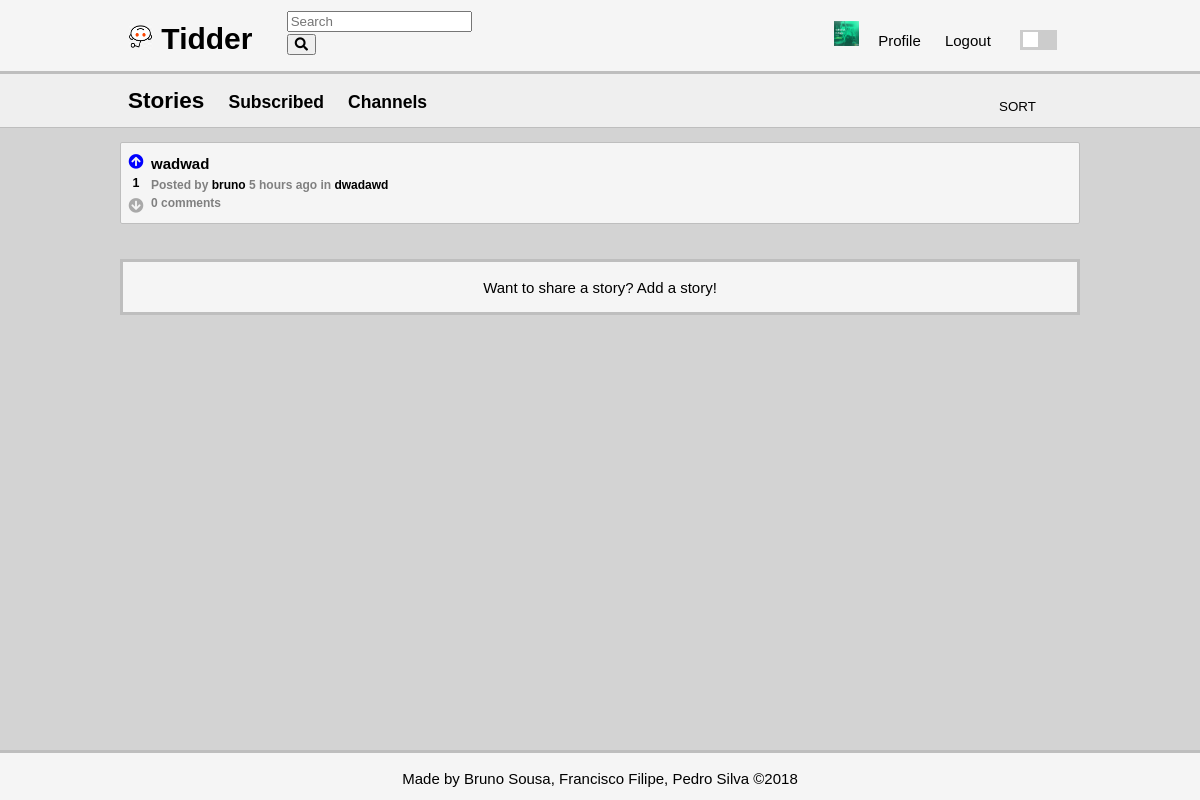
The app's page /pages/stories.php (signed in), older data.
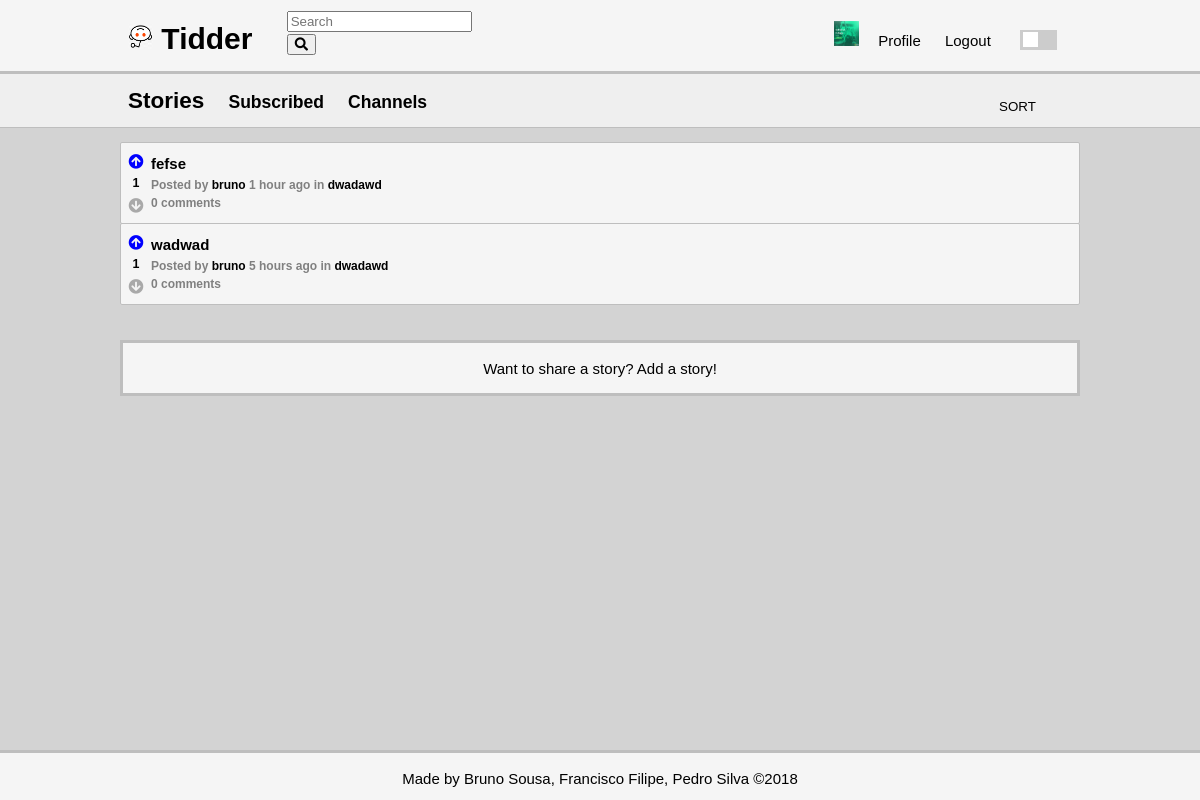
The same page, newer data.
### tables this page shows
CREATE TABLE opinion (
    opinion_id INTEGER NOT NULL PRIMARY KEY AUTOINCREMENT,
	parent_id INTEGER REFERENCES opinion(opinion_id),
    opinion_title VARCHAR,
    opinion_text VARCHAR NOT NULL,
	channel_id INTEGER REFERENCES channel,
	posted DATETIME NOT NULL,
    user_id INTEGER NOT NULL REFERENCES user
);

### pages/stories.php (called while the page is built, shortened)
<?php
	include_once('../includes/date.php');
	include_once('../database/db_story.php');
	include_once('../database/db_user.php');
	include_once('../database/db_vote.php');
	include_once('../templates/tpl_common.php');
	include_once('../templates/tpl_stories.php');
	if(isset($_GET['subscribed']) && $_GET['subscribed'] == 'true'){
		if(!isset($_SESSION['user_id']))
			die(header('Location: ../index.php'));
		$stories = array_reverse(getAllSubscribedStories($_SESSION['user_id']));
	}
	else $stories = array_reverse(getAllStories());
	$now = time();
	for($i = 0; $i < count($stories); $i++){
		$stories[$i]['username'] = getUserName($stories[$i]['user_id']);
		$stories[$i]['score'] = getScore($stories[$i]['opinion_id']);
		$stories[$i]['comments']= getNumberComments($stories[$i]['opinion_id']);
		$stories[$i]['channel_name']= getChannelName($stories[$i]['channel_id']);
		if(isset($_SESSION['user_id']))
			$stories[$i]['vote'] = getVote($stories[$i]['opinion_id'], $_SESSION['user_id']);
	}
	if(isset($_GET['subscribed']) && $_GET['subscribed'] == 'true'){
		$page = 'stories.php?subscribed=true';
	}
	else if(isset($_GET['channel'])){
		$page = 'stories.php?channel='.$_GET['channel'];
	}
	else $page = 'stories.php';
	draw_header(true);
	draw_stories($stories,true);
	draw_footer();
?>

### database/db_user.php (called while the page is built, shortened)
<?php
	function getUserName($user_id){
		$db = Database::instance()->db();
		$stmt = $db->prepare('SELECT username FROM user WHERE user_id = ?');
		$stmt->execute(array($user_id));
		return $stmt->fetch()['username'];
	}
	function getPicture($user_id, &$path, &$alt){
		$path = "../pictures/".$user_id.".jpeg";
		$alt = $user_id." Profile Pic";
		if(!file_exists($path))
			$path = "../pictures/".$user_id.".jpg";
	}
?>

### database/db_vote.php (called while the page is built, shortened)
<?php
	function getVote($opinion_id, $user_id){
		$db = Database::instance()->db();
		$stmt = $db->prepare('SELECT value FROM vote WHERE opinion_id = ? AND user_id = ?');
		$stmt->execute(array($opinion_id, $user_id));
		$value = $stmt->fetch();
		if($value)
			return $value['value'];
		return 0;
	}
?>

### database/db_story.php (called while the page is built, shortened)
<?php
	function getAllStories() {
		$db = Database::instance()->db();
		$stmt = $db->prepare('SELECT * FROM opinion WHERE parent_id IS NULL');
		$stmt->execute();
		return $stmt->fetchAll();
	}
?>

### includes/date.php (called while the page is built, shortened)
<?php
	function deltaTime($now, $date){
		$time = strtotime($date);
		$delta = $now - $time;
		if(!floor($delta/86400)){
			$time_word = (floor($delta/3600) == 1 ? ' hour ' : ' hours ');
			return floor($delta/3600).$time_word.'ago';
		}
		$time_word = (floor($delta/31104000) == 1 ? ' year ' : ' years ');
		return floor($delta/31104000).$time_word.'ago';
	}
?>

### templates/tpl_stories.php (the view, shortened to what this page needs)
<?php
	function draw_stories($stories, $not_profile){
		global $channel;?>
	<section id="stories">
	<header class = "secondary-header">
	<div class = "container">
		<?php if(isset($_GET['subscribed']) && $_GET['subscribed'] == 'true') { ?>
			<h2>Subscribed</h2>
			<h3><a href="stories.php">Stories</a></h3>
			<h3><a href="channels.php">Channels</a></h3>
		<?php } else {?>
			<h2>Stories</h2>
			<h3><a href="stories.php?subscribed=true">Subscribed</a></h3>
			<h3><a href="channels.php">Channels</a></h3>
		<?php } ?>
			<?php if ($not_profile) { ?>
			<form method="post" action="../actions/action_sort_stories.php">
				<select name="sort" onchange="this.form.submit();">
					<option value="-1" hidden selected>SORT</option>
				</select>
			</form >
			<?php } ?>
		</div>
		</header>
		<div class = "container">
			<ol>
			<?php
				foreach($stories as $story)
					draw_story($story);
			?>
			</ol>
		</div>
		<?php if($not_profile){
			if(!isset($_SESSION['user_id'])) { ?>
			<footer class = "secondary-footer">
				<p>Want to add a channel? <a href='../pages/login.php?redirect=<?=urlencode($page)?>'>Login</a> or <a href='../pages/signup.php?redirect=<?=urlencode($page)?>'>Signup</a></p>
			</footer>
		<?php } else if($channel){?>
			<footer class = "secondary-footer">
				<p>Want to share a story? <a href="add_story.php?channel=<?=$channel?>">Add a story!</a></p>
			</footer>
		<?php } else {?>
			<footer class = "secondary-footer" >
				<p>Want to share a story? <a href="add_story.php">Add a story!</a></p>
			</footer>
			<?php } ?>
		<?php } ?>
			</section>
<?php }
		function draw_story($story) {
		global $now;
		?>
		<li>
				<article class="story" data-id="<?=$story['opinion_id']?>">
					<div class = "votes-container">
							<div class = "votes">
								<div class="upvote" role="button" data-value="<?=$story['vote']?>"><i class="fas fa-arrow-circle-up"></i></div>
								<h5><?=$story['score']?></h5>
								<div class="downvote" role="button" data-value="<?=$story['vote']?>"><i class="fas fa-arrow-circle-down"></i></div>
							</div>
					</div>
					<div class = "storyinfo">
						<h3><a href="story.php?story_id=<?=$story['opinion_id']?>"><?=htmlentities($story['opinion_title'])?></a></h3>
						<h4>Posted by <a href="<?='profile.php?username='.urlencode($story['username'])?>"><?=htmlentities($story['username'])?></a>
							<?=deltaTime($now, $story['posted'])?>
							in <a href="<?='stories.php?channel='.urlencode($story['channel_name'])?>"><?=htmlentities($story['channel_name'])?></a></h4>
						<?php if($story['comments'] == 1){ ?>
							<h4><?=$story['comments']?> comment</h4>
						<?php } else { ?>
							<h4><?=$story['comments']?> comments</h4>
						<?php } ?>
					</div>
		   </article>
		</li>
    <?php } ?>

### templates/tpl_common.php (shortened to what this page needs)
<?php
include_once('../database/db_user.php');
function draw_header($isnt_login_signup) {
	global $page;
?>
<!DOCTYPE html>
<html lang="en-US">
<head>
	<link rel="stylesheet" href="https://use.fontawesome.com/releases/v5.5.0/css/all.css">
	<link rel="stylesheet" type="text/css" href="../css/style.css">
	<link rel="stylesheet" type="text/css" href="../css/responsive.css">
</head>
<body class = "light">
	<div class = "wrapper">
	<header>
		<div class = "container">
			<h1>
				<a href="../index.php" class = "dont-underline">
					<img src="../pictures/default.jpg" alt="icon" width = "25" height = "25"> Tidder
				</a>
			</h1>
			<div class = "form-container">
				<form method="get" action="../actions/action_search.php">
					<input type="text" name="search" placeholder="Search" required>
					<input type="submit" class="fa fa-input" value="&#xf002">
				</form>
			</div>
			<nav>
				<ul>
			<?php if(!isset($_SESSION['user_id'])) {
				if($isnt_login_signup) { ?>
					<li><a href='../pages/login.php?redirect=<?=urlencode($page)?>'>Login</a></li>
					<li><a href='../pages/signup.php?redirect=<?=urlencode($page)?>'>Signup</a></li>
			<?php }
			} else {
				$username = getUserName($_SESSION['user_id']);
				$profile_link = "../pages/profile.php?username=".urlencode($username); ?>
					<li><img src=<?=$path?> alt=<?=$alt?> width="25" height="25">
					<li><a href=<?=$profile_link?>>Profile</a></li>
					<li><a href='../actions/action_logout.php?redirect=<?=urlencode($page)?>'>Logout</a></li>
			<?php } ?>
					<li>
						<label class = "switch">
							<span class = "slider round"></span>
						</label>
					</li>
				</ul>
			</nav>
		</div>
	</header>
<?php
}
function draw_footer() {?>
		</div>
		<footer>
			<p>
				Made by <a href="https://github.com/Rekicho">Bruno Sousa</a>,
				<a href="https://github.com/CiscoFrisco">Francisco Filipe</a>,
				<a href="https://github.com/PedroMiguelSilva">Pedro Silva</a> &copy;2018
			</p>
		</footer>
	</body>
</html>
<?php } ?>

### css/style.css (style rules this page uses)
html, body { height: 100%; margin: 0; }
body { background-color: var(--main-bg); font: 15px/1.5 Arial, Helvetica, sans-serif; padding: 0; position: relative; }
.wrapper { min-height: 100%; margin-bottom: -50px; }
.wrapper:after { content: ""; display: block; height: 50px; }
h2, h3, h5,p { color: var(--main-font-color); }
h4 { font-size: 12px; color: var(--secondary-font-color); }
.container { width: 80%; margin: 0px auto; overflow: hidden; min-height: 100%; position: relative; }
select { border: none; background-color: inherit; color: var(--main-font-color); -webkit-appearance: none; -moz-appearance: none; text-indent: 1px; text-overflow: ''; text-align-last: center; padding: 5px; }
footer { background-color: var(--writing-bg); border-top: var(--border-color) 3px solid; height:50px; text-align: center; color: var(--main-font-color); }
a { color: var(--main-font-color); text-decoration: none; }
nav a { padding: 5px; }
ol { list-style-type: none; padding: 0; }
.switch { margin: 10px; position: relative; display: inline-block; width: 37px; height: 20px; }
.slider { position: absolute; cursor: pointer; top: 0; left: 0; right: 0; bottom: 0; background-color: #ccc; -webkit-transition: .4s; transition: .4s; height: 20px; }
.slider:before { position: absolute; content: ""; height: 15px; width: 15px; left: 3px; bottom: 3px; background-color: white; -webkit-transition: .4s; transition: .4s; }
.fa-arrow-circle-down, .fa-arrow-circle-up { color: var(--icon-color); }
.upvote[data-value="1"] .fa-arrow-circle-up , .fa-arrow-circle-up:hover { color: blue; }
.upvote , .downvote { margin:0; padding:0; margin-top: 3px; }
header li { display: inline; padding: 0 5px; }
header ul { padding: 0; margin: 0; }
header h1 { display: inline-block; margin: 0; }
header nav { display: inline-block; margin-top: 10px; position: absolute; right: 0; }
header { background-color: var(--writing-bg); color: var(--main-font-color); padding: 10px; border-bottom: var(--border-color) 3px solid; }
.secondary-header { background-color: var(--secondary-writing-bg); border-bottom: var(--border-color) 1px solid; }
.form-container { display: inline-block; padding: 0; margin: 0; width: 200px; padding-left: 30px; }
.secondary-header h3, .secondary-header h2 { display: inline-block; padding-right: 20px; margin: 0; }
.secondary-header select { display: inline-block; position: absolute; right: 0; top: 10px; padding: 5px; }
.secondary-footer { margin: 20px 10%; border: var(--border-color) 3px solid; }
article.story { background-color: var(--writing-bg); position: relative; min-height: 80px; border-radius: 2px; border: var(--border-color) 1px solid; margin-top: -1px; }
.votes-container { position: absolute; float: left; width: 30px; display: flex; align-items: center; justify-content: center; flex-direction: column; margin-top: 5px; }
.votes-container h5 { padding: 0; margin: 0; text-align: center; }
article.story .storyinfo { padding: 10px; padding-left: 30px; overflow: hidden; }
article.story .storyinfo h3 { margin: 0; margin-right: 5px; font-size: 15px; }
article.story .storyinfo h3 a { color: var(--main-font-color); text-decoration: none; }
article.story .storyinfo h4 { margin: 0; }
article.story .storyinfo h4 a { text-decoration: none; }
.wrapper header form:nth-child(1) { width: 210px; }

### css/color.css (style rules this page uses)
:root { --grey-shade-0: #f9f9f9; --grey-shade-1: #f5f5f5; --grey-shade-1-5: #efefef; --grey-shade-2: #d3d3d3; --grey-shade-3: #bebebe; --grey-shade-4: #a9a9a9; --grey-shade-5: #808080; --grey-shade-6: #505050; --grey-shade-7: #303030; }
body.light { --main-bg: var(--grey-shade-2); --hover-bg: var(--grey-shade-2); --writing-bg: var(--grey-shade-1); --secondary-writing-bg: var(--grey-shade-1-5); --border-color: var(--grey-shade-3); --main-font-color: black; --secondary-font-color: var(--grey-shade-5); --icon-color: var(--grey-shade-4); --button-color: var(--grey-shade-3); --button-color-hover: var(--grey-shade-5); }

Row changes from the older to the newer data that the page shows:
added opinion: score "1", opinion_title "fefse", username "bruno", posted "1 hour ago", channel_name "dwadawd", comments "0"
